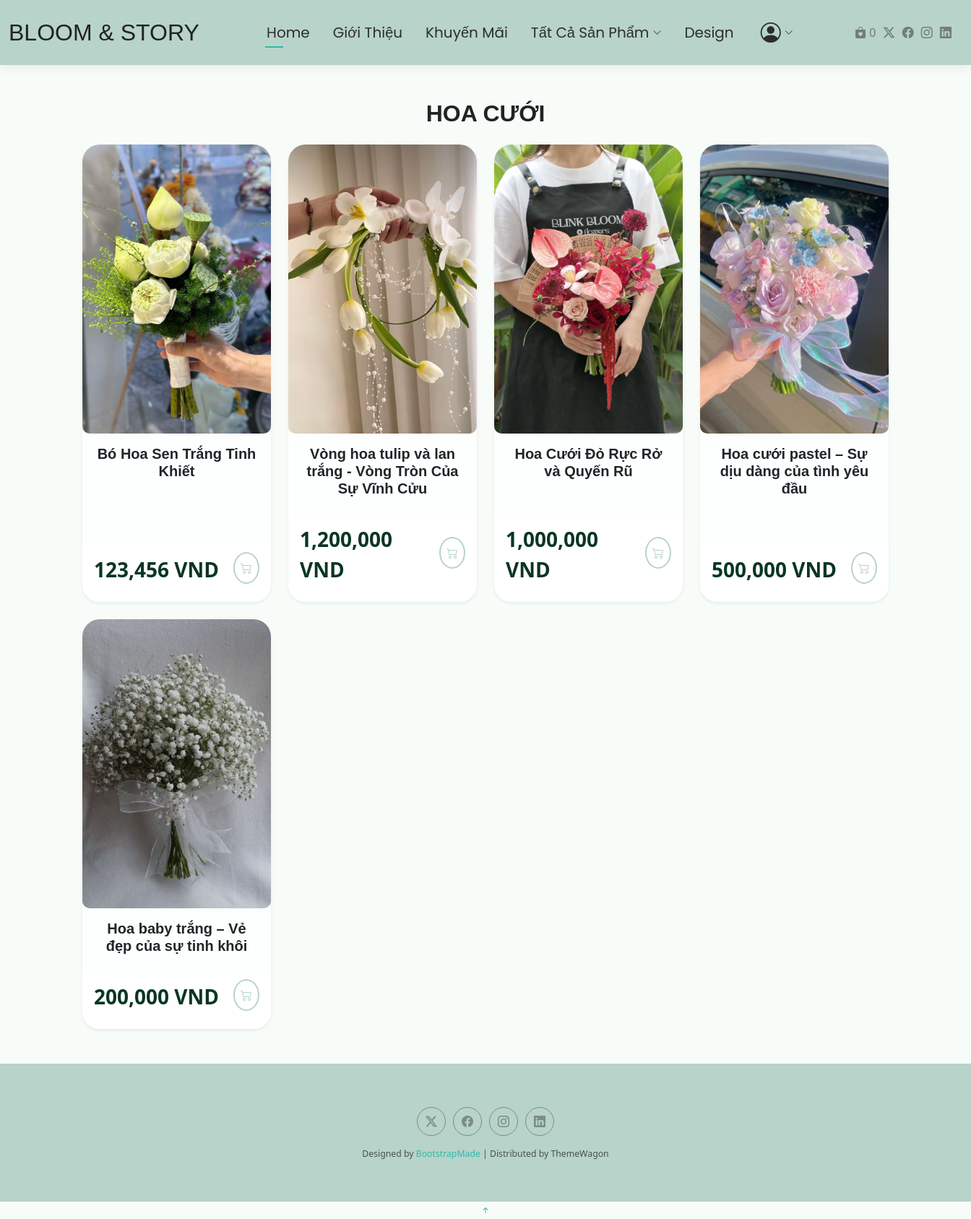
Screenshot of /dropdown/hoa_cuoi/ (signed in) with the database file from the repository.
### category/models.py (models this page shows, shortened)
class Category(models.Model):
    name = models.CharField(max_length=100)
    image = models.ImageField(upload_to='category_images/', null=True, blank=True)
    is_featured = models.BooleanField(default=False)
    is_visible = models.BooleanField(default=True)

### product/models.py (models this page shows, shortened)
class Product(models.Model):
    STATUS_CHOICES = [
        ('available', 'Còn hàng'),
        ('out_of_stock', 'Hết hàng'),
    ]
    category = models.ForeignKey(
        Category,
        on_delete=models.CASCADE,
        related_name='products',
        null=True,
        blank=True
    )
    name = models.CharField(max_length=100)
    price = models.FloatField()
    description = models.TextField()
    image = models.ImageField(upload_to='products/', null=True, blank=True)
    is_featured = models.BooleanField(default=False)
    status = models.CharField(
        max_length=20,
        choices=STATUS_CHOICES,
        default='available',
    )

### first_app/views.py (the view)
# urls.py: path('hoa_cuoi/', HoaCuoiView.as_view(), name='hoa_cuoi'),
class HoaCuoiView(TemplateView):
    template_name = "dropdown/themed_flower/hoa_cuoi.html"
    def get_context_data(self, **kwargs):
        context = super().get_context_data(**kwargs)
        try:
            category = Category.objects.get(name__iexact="Hoa cưới")
            products = category.products.all()
        except Category.DoesNotExist:
            category = {'name': 'Hoa Cưới'}
            products = []
        context['category'] = category
        context['products'] = products
        return context

### cart/context_processors.py (called while the page is built)
def cart_total_quantity(request):
    if request.user.is_authenticated:
        total_quantity = CartItem.objects.filter(user=request.user).aggregate(
            Sum('quantity')
        )['quantity__sum'] or 0
    else:
        cart = request.session.get('cart', {})
        total_quantity = sum(item['quantity'] for item in cart.values())
    print("Session cart:", request.session.get('cart'))
    return {'cart_total_quantity': total_quantity}

### first_project/templates/dropdown/themed_flower/hoa_cuoi.html (shortened to what this page needs)
{% extends 'base.html' %}
{% load static %}
{% load humanize %}
{% block content %}
<div class="container my-5">
  <h2 class="text-center text-uppercase fw-bold mb-4">{{ category.name }}</h2>
  <div class="row g-4">
    {% if products %}
      {% for product in products %}
      <div class="col-6 col-md-4 col-lg-3">
        <div class="card product-card shadow-sm border-0 h-100">
          <div class="image-wrapper">
            <img src="{{ product.image.url }}" class="product-img" alt="{{ product.name }}">
          </div>
          <div class="card-body text-center">
            <h5 class="card-title text-dark fw-semibold">
              <a href="{% url 'product_detail' product.id %}"
                 class="product-link text-decoration-none text-dark">
                 {{ product.name }}
              </a>
            </h5>
          </div>
          <div class="card-footer bg-white d-flex justify-content-between align-items-center border-0">
              <p class="product-price">{{ product.price|floatformat:0|intcomma }} VND</p> <p>
               <button
                  class="btn btn-outline-success rounded-circle p-2 add-to-cart-btn"
                  data-product-id="{{ product.id }}">
                  <i class="bi bi-cart2"></i>
              </button>
          </div>
        </div>
      </div>
      {% endfor %}
    {% else %}
      <p class="text-center text-muted">Hiện chưa có sản phẩm trong danh mục này.</p>
    {% endif %}
  </div>
</div>
{% endblock %}

### first_project/static/assets/css/main.css (style rules this page uses)
:root { --default-font: "Roboto", system-ui, -apple-system, "Segoe UI", Roboto, "Helvetica Neue", Arial, "Noto Sans", "Liberation Sans", sans-serif, "Apple Color Emoji", "Segoe UI Emoji", "Segoe UI Symbol", "Noto Color Emoji"; --heading-font: "Raleway", sans-serif; --nav-font: "Poppins", sans-serif; }
:root { --background-color: #ffffff; --default-color: #444444; --heading-color: #222222; --accent-color: #34b7a7; --surface-color: #ffffff; --contrast-color: #ffffff; }
:root { --nav-color: #333; --nav-hover-color: #34b7a7; --nav-mobile-background-color: #ffffff; --nav-dropdown-background-color: #ffffff; --nav-dropdown-color: #444444; --nav-dropdown-hover-color: #34b7a7; }
:root { scroll-behavior: smooth; }
body { color: var(--default-color); background-color: var(--background-color); font-family: var(--default-font); }
a { color: var(--accent-color); text-decoration: none; transition: 0.3s; }
h1, h2, h3, h4, h5, h6 { color: var(--heading-color); font-family: var(--heading-font); }
.product-card { border-radius: 15px; overflow: hidden; transition: transform 0.3s ease, box-shadow 0.3s ease; }
.image-wrapper { width: 300px; height: 300px; overflow: hidden; position: relative; }
.product-img { width: 100%; height: 100%; object-fit: contain; }
.product-img { max-width: 100%; height: auto; display: block; margin: 0 auto; }
.btn-outline-success { border: 2px solid #B7D3CA; color: #B7D3CA; }

### accounts/static/css/account.css (style rules this page uses)
body { font-family: 'Segoe UI', sans-serif; background-color: #f8f8f8; }
body { background-color: #f8f9fa; font-family: 'Segoe UI', Tahoma, Geneva, Verdana, sans-serif; }

### product/static/css/product.css (style rules this page uses)
.product-img { max-width: 100%; max-height: 100%; height: 400px; object-fit: cover; border-radius: 8px; display: block; margin: auto; border-radius: 10px; }
.product-price { color: #0a3622; font-size: 28px; font-weight: 700; margin-top: 5px; }
.image-wrapper { width: 100%; height: 400px; overflow: hidden; position: relative; }

### orders/static/css/checkout.css (style rules this page uses)
body { background-color: #f0fdf9; font-family: 'Segoe UI', sans-serif; }
body { background: #f8fcf9; }
.card { background: #ffffffcc; border-radius: 1.5rem; }

### rows the page displays
Category: name "HOA CƯỚI"
Product: image (picture), name "Bó Hoa Sen Trắng Tinh Khiết", price "123,456"
Product: image (picture), name "Vòng hoa tulip và lan trắng - Vòng Tròn Của Sự Vĩnh Cửu", price "1,200,000"
Product: image (picture), name "Hoa Cưới Đỏ Rực Rở và Quyến Rũ", price "1,000,000"
Product: image (picture), name "Hoa cưới pastel – Sự dịu dàng của tình yêu đầu", price "500,000"
Product: image (picture), name "Hoa baby trắng – Vẻ đẹp của sự tinh khôi", price "200,000"

### other values shown
{{ cart_total_quantity }} "0"
